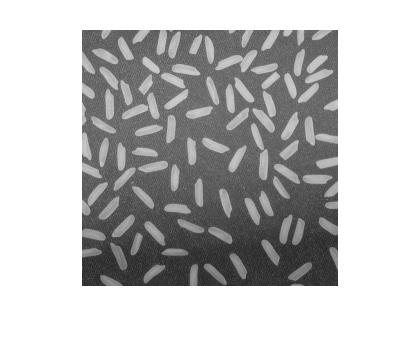
#> input picture O2A1_2324/goruntu_isleme/images/bolum2/rice_1.jpg, 420 x 342 px, found by its file name
$ python konturlar.py
#> lines starting #> are read from the running program, lines starting #| are printed output that depends on the picture; after the words box and inside, x2 and y2 are one past the last pixel; in counts of white or black regions, pixels touching at a corner belong together
import cv2
import numpy as np


resim=cv2.imread("goruntu_isleme/bolum2/rice_1.jpg")
#> resim is the input picture: shape (342, 420, 3); min 30, max 255, mean 189.4
resim_gri =cv2.cvtColor(resim,cv2.COLOR_BGR2GRAY)
filtreli=cv2.GaussianBlur(resim_gri,(3,3),0.0)
kenarlar=cv2.Canny(filtreli,100,170)
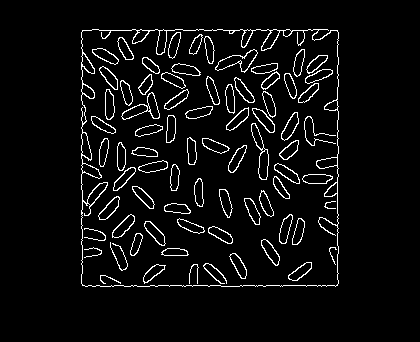
#> kenarlar: shape (342, 420); 5.2% white in thin lines or dots, all inside (x1, y1, x2, y2) = (81, 29, 339, 287)

#konturları bul
konturlar,h=cv2.findContours(kenarlar,cv2.RETR_TREE,cv2.CHAIN_APPROX_SIMPLE)
#> konturlar = 162 contours, 12 with area under 20; largest, box (x1, y1, x2, y2) and area: (81, 29, 339, 287) 65204, (81, 29, 339, 287) 63231, (215, 49, 258, 73) 416, (251, 123, 269, 180) 410, (121, 92, 160, 120) 408; h = 162 rows, first 6: [-1, -1, 1, -1], [2, -1, -1, 0], [3, 1, -1, 0], [4, 2, -1, 0], [5, 3, -1, 0], [6, 4, -1, 0]
print(len(konturlar))
#| 162

#konturları çizdir
cv2.drawContours(resim,konturlar,-1,(0,255,0),1)
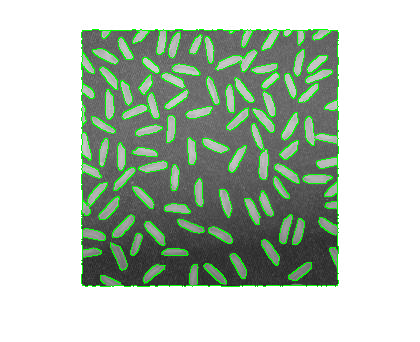
#> resim: shape (342, 420, 3); 5.16% of pixels changed, all inside (x1, y1, x2, y2) = (81, 29, 339, 287)

k2=cv2.cvtColor(kenarlar,cv2.COLOR_GRAY2BGR)
cv2.drawContours(k2,konturlar,-1,(0,255,0),1)
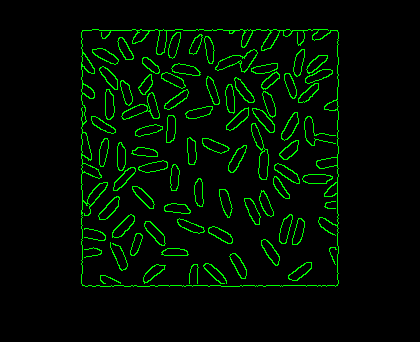
#> k2: shape (342, 420, 3); mean B, G, R 0, 13.2, 0


cv2.imshow("orijinal",resim_gri)
cv2.imshow("canny",kenarlar)
cv2.imshow("bitti",resim)
cv2.imshow("k2",k2)
cv2.waitKey(0)

$ run again, with O2A1_2324/goruntu_isleme/images/bolum2/salt-pepper.jpg copied over O2A1_2324/goruntu_isleme/images/bolum2/rice_1.jpg
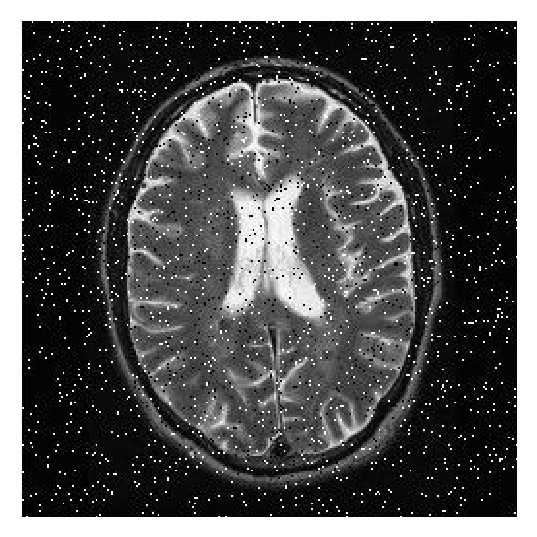
#> input picture O2A1_2324/goruntu_isleme/images/bolum2/salt-pepper.jpg, 537 x 537 px, found by its file name
#> resim is the input picture: shape (537, 537, 3); min 0, max 255, mean 82.8
#> `kenarlar=cv2.Canny(filtreli,100,170)`:
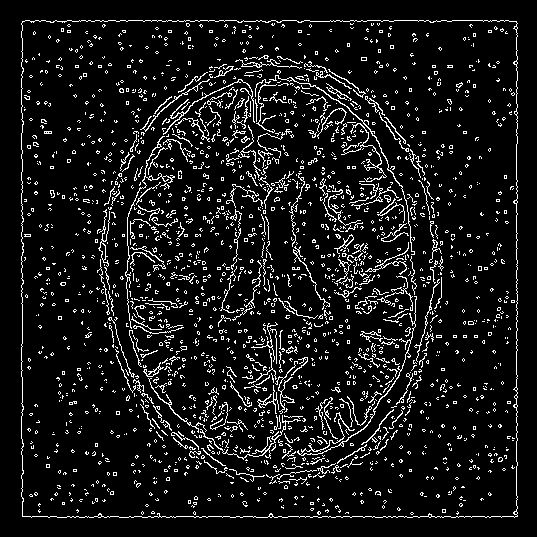
#> kenarlar: shape (537, 537); 8.8% white in thin lines or dots, all inside (x1, y1, x2, y2) = (21, 20, 518, 518)
#> konturlar = 2657 contours, 2601 with area under 20; largest, box (x1, y1, x2, y2) and area: (21, 20, 518, 518) 245304, (21, 20, 518, 518) 245154, (297, 296, 417, 456) 126, (269, 75, 415, 255) 101, (98, 209, 110, 267) 92; h = 2657 rows, first 6: [-1, -1, 1, -1], [2, -1, -1, 0], [3, 1, -1, 0], [4, 2, -1, 0], [5, 3, -1, 0], [6, 4, -1, 0]
#| 2657
#> resim: shape (537, 537, 3); 8.82% of pixels changed, all inside (x1, y1, x2, y2) = (21, 20, 518, 518)
#> `cv2.drawContours(k2,konturlar,-1,(0,255,0),1)`:
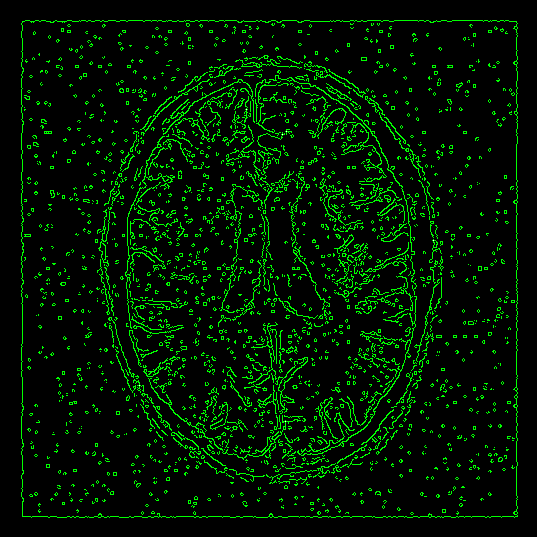
#> k2: shape (537, 537, 3); mean B, G, R 0, 22.5, 0
